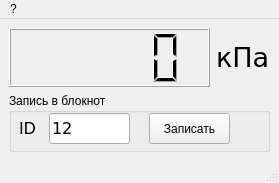
<?xml version="1.0" encoding="UTF-8"?>
<ui version="4.0">
 <class>fpPressure</class>
 <widget class="QMainWindow" name="fpPressure">
  <property name="geometry">
   <rect>
    <x>0</x>
    <y>0</y>
    <width>279</width>
    <height>183</height>
   </rect>
  </property>
  <property name="windowTitle">
   <string>Давление</string>
  </property>
  <widget class="QWidget" name="centralwidget">
   <layout class="QGridLayout" name="gridLayout">
    <item row="0" column="0">
     <widget class="QLCDNumber" name="lcdPressure">
      <property name="sizePolicy">
       <sizepolicy hsizetype="Minimum" vsizetype="Preferred">
        <horstretch>1</horstretch>
        <verstretch>0</verstretch>
       </sizepolicy>
      </property>
     </widget>
    </item>
    <item row="0" column="1">
     <widget class="QLabel" name="llData">
      <property name="sizePolicy">
       <sizepolicy hsizetype="Preferred" vsizetype="Preferred">
        <horstretch>0</horstretch>
        <verstretch>0</verstretch>
       </sizepolicy>
      </property>
      <property name="font">
       <font>
        <family>Verdana</family>
        <pointsize>20</pointsize>
       </font>
      </property>
      <property name="frameShape">
       <enum>QFrame::NoFrame</enum>
      </property>
      <property name="frameShadow">
       <enum>QFrame::Sunken</enum>
      </property>
      <property name="text">
       <string>кПа</string>
      </property>
      <property name="scaledContents">
       <bool>true</bool>
      </property>
     </widget>
    </item>
    <item row="1" column="0" colspan="2">
     <widget class="QGroupBox" name="groupBox_2">
      <property name="title">
       <string>Запись в блокнот</string>
      </property>
      <widget class="QLineEdit" name="leID">
       <property name="geometry">
        <rect>
         <x>40</x>
         <y>20</y>
         <width>81</width>
         <height>31</height>
        </rect>
       </property>
       <property name="sizePolicy">
        <sizepolicy hsizetype="Expanding" vsizetype="Preferred">
         <horstretch>0</horstretch>
         <verstretch>0</verstretch>
        </sizepolicy>
       </property>
       <property name="font">
        <font>
         <family>Verdana</family>
         <pointsize>12</pointsize>
        </font>
       </property>
       <property name="text">
        <string>12</string>
       </property>
       <property name="frame">
        <bool>true</bool>
       </property>
      </widget>
      <widget class="QToolButton" name="tbSaveToNotepad_">
       <property name="geometry">
        <rect>
         <x>140</x>
         <y>20</y>
         <width>81</width>
         <height>31</height>
        </rect>
       </property>
       <property name="focusPolicy">
        <enum>Qt::NoFocus</enum>
       </property>
       <property name="text">
        <string>Записать</string>
       </property>
      </widget>
      <widget class="QLabel" name="label_4">
       <property name="geometry">
        <rect>
         <x>10</x>
         <y>20</y>
         <width>31</width>
         <height>31</height>
        </rect>
       </property>
       <property name="font">
        <font>
         <family>Verdana</family>
         <pointsize>12</pointsize>
        </font>
       </property>
       <property name="text">
        <string>ID</string>
       </property>
      </widget>
     </widget>
    </item>
   </layout>
  </widget>
  <widget class="QMenuBar" name="menubar">
   <property name="geometry">
    <rect>
     <x>0</x>
     <y>0</y>
     <width>279</width>
     <height>21</height>
    </rect>
   </property>
   <widget class="QMenu" name="muAbout">
    <property name="title">
     <string>?</string>
    </property>
   </widget>
   <addaction name="muAbout"/>
  </widget>
  <widget class="QStatusBar" name="statusbar"/>
 </widget>
 <resources/>
 <connections/>
</ui>
